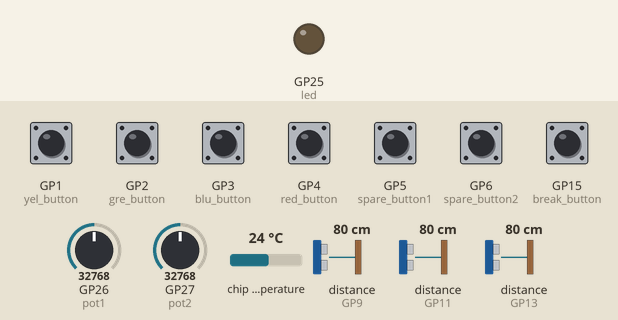
A program run on a simulated Raspberry Pi Pico running MicroPython. Parts: output pins drawn as LEDs (lit = HIGH). The inputs (shaded band) are chosen by the test bench; at power-on: GP1 (yel_button), GP2 (gre_button), GP3 (blu_button), GP4 (red_button), GP5 (spare_button1), GP6 (spare_button2), GP15 (break_button) HIGH, GP26 (pot1) = 32768, GP27 (pot2) = 32768, chip temperature 24 °C, distance to the obstacle (sensors on GP9, GP11, GP13) 80 cm (analog values on the 0–65535 scale). The echo pulse lasts 58.3 µs per cm; the interpreter's speed is modelled, so counts of loop turns are approximate; pins used as bus, display or sensor lines are not drawn; what the program prints to the serial console is not drawn.

Above: at 1.2 s.
1.3 s: GP26 (pot1) set to 28272
2.8 s: GP26 (pot1) set to 27072
At 4.1 s:
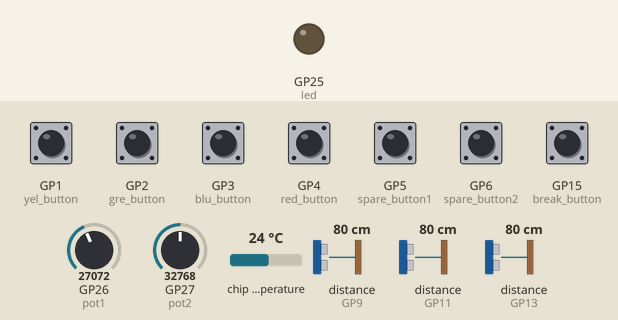
4.4 s: GP1 (yel_button) pulled LOW for 0.15 s
At 6.4 s:
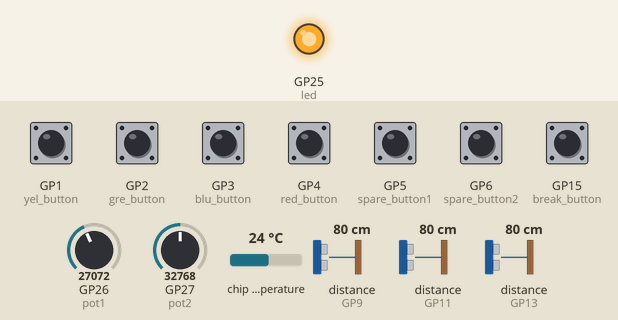
7.5 s: GP2 (gre_button) pulled LOW for 0.15 s
At 7.67 s:
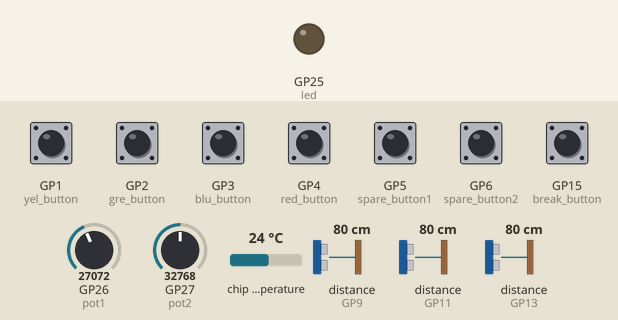
9.2 s: GP3 (blu_button) pulled LOW for 0.15 s
At 10.1 s:
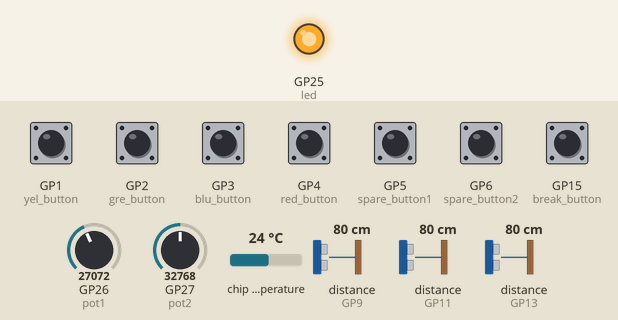
10.9 s: GP1 (yel_button) pulled LOW for 1 s
At 13.0 s:
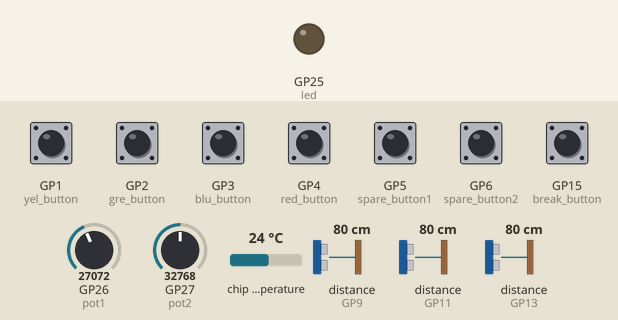
Timing chart, 0 to 14.4 s (numbered marks = the images above; inputs shaded):
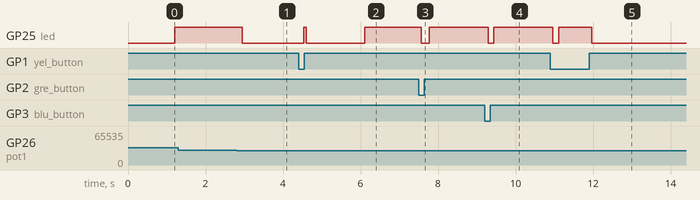

The program:

Paint_Shaker.py
```python
from machine import Pin, ADC, I2C, PWM, Timer
import machine
import time
import math
import array
import random
import _thread
import gc

COMMS_ACTIVE = const(0)   # turn on/off the I2C comms.
DEBUG_ACTIVE = const(1)   # 1 second print message of Debug count.
TIMERS_ACTIVE = const(1)  # turn off timers and Interrupt initialisation
PRINT_ACTIVE = const(1)   # turn off printing of some messages
CONVERSION33 = 3.3/65535  # conversion for 3.3 volts and unsigned 16.
Debug_Count = 0           # Count in main loop. gives an idea of spare capacity.
Message_String = []       # IC2 message to be sent from this central to the peripherals
data_lock=_thread.allocate_lock()
thread_please_exit = 0
UISweepFlag = False       # Timer flags initialise to False. Timer will turn them on.
CommsSendFlag = False
DebugFlag = False
# globals for data tfer
xv=0
xva=0
yv=0
yva=0
zv=0
zva=0

#-- Pins -------------------
tilt_switch = Pin(0, Pin.IN, Pin.PULL_UP)
# Servo motors tbd
#servo1 = Servo(8,1200,8100,1,179)  # blue server 1200 - 8100 ( from the dfrobot kit)
#servo2 = Servo(9,1700,8100,1,179)  # balck servo 1700 - 8100 ( from the sparkfun kit)
# UI buttons
yel_button = Pin(1, Pin.IN ,Pin.PULL_UP)
gre_button = Pin(2, Pin.IN ,Pin.PULL_UP)
blu_button = Pin(3, Pin.IN ,Pin.PULL_UP)
red_button = Pin(4, Pin.IN ,Pin.PULL_UP)
spare_button1 = Pin(5, Pin.IN ,Pin.PULL_UP)
spare_button2 = Pin(6, Pin.IN ,Pin.PULL_UP)
# pins 9..14 3xHC-S04
#x = HCSR04(trigger_pin=10, echo_pin=9)
#y = HCSR04(trigger_pin=12, echo_pin=11)
#z = HCSR04(trigger_pin=14, echo_pin=13)
break_button = Pin(15, Pin.IN ,Pin.PULL_UP)   # Break button used to exit main loop
# GPIO16
# GPIO17
i2c = I2C(id=1,scl=Pin(19),sda=Pin(18),freq=400000)     # I2C1
# Motor pins (the shaker)
#motora1=Pin(19,Pin.OUT)   # to motor controllor to set direction
#motora2=Pin(20,Pin.OUT)   # to motor controllor to set direction
#shaker=PWM(Pin(21))       # to motor controllor to set rpm
led = Pin(25, Pin.OUT)    # Pico hardwired
pot1 = ADC(0)             # GPPIO26 potentiometer 1
pot2 = ADC(1)             # GPPIO27 potentiometer 2
# available ADC(2) GPPIO28
volt = ADC(3)             # Pico hardwired
temp = ADC(4)             # Pico hardwired

# UI control values array.
YELLOW_BUTTON = const(0)
GREEN_BUTTON = const(1)
BLUE_BUTTON = const(2)
RED_BUTTON = const(3)
A_POT = const(4)
B_POT = const(5)
VOLTS = const(6)
TEMPERATURE = const(7)
SPARE_BUTTON1 = const(8)
SPARE_BUTTON2 = const(9)
BREAK_BUTTON = const(10)
TILT_SWITCH = const(11)
SR0401 = const(12)
SR0402 = const(13)
SR0403 = const(14)
ctl=array.array('i',[]) # u16
for I in range(15):
  ctl.append(0)
ctl[BREAK_BUTTON] = 1   # set to 1 so main loop can be a simple while check.

# staging variables & initialise.
time.sleep(0.1)
peripheral_list = i2c.scan()    # scan for devices on start up.

# ----- start of classes  ---------------

class HCSR04:
    # class variables
    SAMPLES_COUNT = const(3)    # use this many samples when calculating average.
    DATA_SIZE = const(10)       # size of cicular data store of measurments
    TIMEOUT = const(9000)       # ignore things further than this.

    def __init__(self, trigger_pin, echo_pin):
        self.trigger_pin = Pin(trigger_pin, Pin.OUT )
        self.echo_pin = Pin(echo_pin,Pin.IN, Pin.PULL_UP)
        self._measurement_array=array.array('i',[])  # circular data store. storing mm
        for i in range(HCSR04.DATA_SIZE):
            self._measurement_array.append(0)
        self._data_index = 0                  # current/latest measurement index
        self.v=0
        self.va=0

    def __set_value(self,val,vala):
            self.v = val
            self.va = vala

    def __add_measurement(self,measurement):
        self._data_index  = int((self._data_index  + 1) % HCSR04.DATA_SIZE)
        self._measurement_array[self._data_index] = measurement  # add into circular data cache
        new_avg = 0
        for i in range(0, SAMPLES_COUNT,1):
            new_avg = new_avg + self._measurement_array[((self._data_index - i) + HCSR04.DATA_SIZE ) % HCSR04.DATA_SIZE ]
        new_avg = int(new_avg / HCSR04.SAMPLES_COUNT)
        self.__set_value(measurement,new_avg)

    def single_measurement(self):
        self.trigger_pin.high()
        time.sleep_us(10)
        self.trigger_pin.low()
        echotime = machine.time_pulse_us(self.echo_pin, 1, HCSR04.TIMEOUT)
        if echotime < 0:
            echotime = 0
        self.__add_measurement( (int( 10 * (echotime) * 0.0343 ) ) )

    def get_value(self):
        return self.v

    def get_value_averaged(self):
        return self.va

# end of classs HCSR04 ------------------


# ----- start of functions --------------

def PinToCelsuis(p):
  reading = p * CONVERSION33
  temperature_in_c = 37 - (reading - 0.706)/0.001721
  return temperature_in_c

def PinToVolts(p):
  volts = p * CONVERSION33
  return volts

def free(full=False):
  gc.collect()
  F = gc.mem_free()
  A = gc.mem_alloc()
  T = F+A
  P = '{0:.2f}%'.format(F/T*100)
  if not full: return P
  else : return ('Total:{0} Free:{1} ({2})'.format(T,F,P))

# Commms Timer
def CommsSendTick(t):
  global CommsSendFlag
  CommsSendFlag = True

def CommsSend():
    global Message_String, CommsSendFlag
    CommsSendFlag=False
    if len(Message_String) > 0:               # any messages to send. Quick exit most of the time.
      if PRINT_ACTIVE:
        print(Message_String,end='')
      if COMMS_ACTIVE:                      # the comms message string is always built. Turning it off just stops the printing and sending.
        A=i2c.writevto                      # preload function.
        for i in peripheral_list:
          try:
            A(i,Message_String)
          except:
            print("error transmitting")
      Message_String.clear()                # empty the list for new messages.
      led.toggle()

# UI functions.
def checkbutton(old, new, label):
    global Message_String
    # has button changed
    if old != new:
        Message_String.append(label)
        Message_String.append(str(new)) # add to I2C message string
        return new
    return old

def checkpot(old, new, label):
    global Message_String
    # potentiometer broken up into intervals
    if (int(new/60) != int(old/60) and (abs(new-old)>5000)):  # lots of bounce and wobble in these pots so big intervals like 5000.
        Message_String.append(label)
        Message_String.append(str(new))   # add to I2c message string
        return new
    return old

def UICheckTick(t):
  global UISweepFlag
  UISweepFlag=True

# UI Timer
def UISweep():
    global UISweepFlag, xva, yva, zva
    # push current values into the controls array. Call functions to add any values to I2C message.
    ctl[YELLOW_BUTTON] = checkbutton(ctl[YELLOW_BUTTON], yel_button.value(), "ye")
    ctl[GREEN_BUTTON] = checkbutton(ctl[GREEN_BUTTON], gre_button.value(), "gr")
    ctl[BLUE_BUTTON] = checkbutton(ctl[BLUE_BUTTON], blu_button.value(), "bl")
    ctl[RED_BUTTON] = checkbutton(ctl[RED_BUTTON], red_button.value(), "re")
    ctl[A_POT] = checkpot(ctl[A_POT], pot1.read_u16(), "PA")
    ctl[B_POT] = checkpot(ctl[B_POT], pot2.read_u16(), "PB")
    ctl[VOLTS] = volt.read_u16()
    ctl[TEMPERATURE] = temp.read_u16()
    ctl[SPARE_BUTTON1] = checkbutton(ctl[SPARE_BUTTON1], (spare_button1.value()), "Spare1")
    ctl[SPARE_BUTTON2] = checkbutton(ctl[SPARE_BUTTON2], (spare_button2.value()), "Spare2")
    ctl[BREAK_BUTTON] = break_button.value()
    ctl[TILT_SWITCH] = checkbutton(ctl[TILT_SWITCH], (tilt_switch.value()), "Tilt")
    if data_lock.acquire(0):
      xtemp = xva
      ytemp = yva
      ztemp = zva
      data_lock.release()
      ctl[SR0401] = checkbutton(ctl[SR0401], xtemp, "X")
      ctl[SR0402] = checkbutton(ctl[SR0402], ytemp, "Y")
      ctl[SR0403] = checkbutton(ctl[SR0403], ztemp, "Z")
    UISweepFlag=False

def ServoTick(t):
  global servo1, servo2
  #servo1.move_to(int(ctl[A_POT]/365),0)
  #servo2.move_to(int(ctl[B_POT]/365),0)

def MotorTick(t):
  global shaker, ctl                # set motor shake if buttons are pressed or something is in front of the HC-SR04
  if 1 ^ ctl[YELLOW_BUTTON] == 1:   # XOR with 1 to flip 0 <-> 1 and vica versa
    shaker.duty_u16(12000)
  elif 1 ^ ctl[GREEN_BUTTON] == 1:  # fast
    shaker.duty_u16(19000)
  elif 1 ^ ctl[BLUE_BUTTON] == 1:   # faster
    shaker.duty_u16(24000)
  elif 1 ^ ctl[RED_BUTTON] == 1:    # fastest
    shaker.duty_u16(60000)
  elif ctl[DISTANCE1] < 1000:       # less than a meter from echo so set speed depending on closeness
    shaker.duty_u16(65535 - int((ctl[DISTANCE1]*30)))
  else:
    shaker.duty_u16(0)              # no shake for you

def DebugTick(t):
  global DebugFlag
  DebugFlag=True

def Debug():
  global Debug_Count, ctl, DebugFlag
  if DEBUG_ACTIVE:      # flash the LED and print semi interesting stuff.
    led.toggle()
    if PRINT_ACTIVE:
      print("Debug count = ", Debug_Count,"Temp=", PinToCelsuis(ctl[TEMPERATURE]), "Volt=", PinToVolts(ctl[VOLTS]),  gc.mem_alloc(), gc.mem_free(), free(True),_thread.stack_size() )
  Debug_Count = 0
  DebugFlag=False

# ----- end of functions ------------------------
# ----- HCSR04 -----------------------
HCSO4CollectFlag = False
HCSRO4id = 0
x = HCSR04(trigger_pin=10, echo_pin=9)
y = HCSR04(trigger_pin=12, echo_pin=11)
z = HCSR04(trigger_pin=14, echo_pin=13)

def HCSR04Tick(t):
  global HCSO4CollectFlag
  HCSO4CollectFlag = True

def HCSR04Collect(index):
    global thread_please_exit, xva, yva, zva, xv, yv, zv, x,y,z
    if index == 0:
      x.single_measurement()
      _xv = x.get_value()
      _xva = x.get_value_averaged()
      if data_lock.acquire(0):
        xv = _xv
        xva = _xva
        data_lock.release()
    if index == 1:
      y.single_measurement()
      _yv = y.get_value()
      _yva = y.get_value_averaged()
      if data_lock.acquire(0):
        yv = _yv
        yva = _yva
    if index ==2:
      z.single_measurement()
      _zv = z.get_value()
      _zva = z.get_value_averaged()
      if data_lock.acquire(0):
        zv = _zv
        zva = _zva
        data_lock.release()

# Timers and interrupts
if TIMERS_ACTIVE:
  # Long startup time for first timers.
  UITimer=Timer()
  UITimer.init(mode=Timer.ONE_SHOT, period=1000, callback=UICheckTick) # Sweep through all the UI buttons and pots.

  #ServoTimer=Timer()
  #ServoTimer.init(mode=Timer.PERIODIC, freq=51, callback=ServoTick)   # Operates at 50 hertz. Value needs to be continually sent till servo is in position.

  #MotorTimer=Timer()
  #MotorTimer.init(mode=Timer.PERIODIC, freq=18, callback=MotorTick)   # Lower frequency, still faster than UI timer for a good feel. Value is remembered by controller.

  CommsTimer=Timer()  # intial timer to give I2C time to start. Plus a bit after UItimer.
  CommsTimer.init(mode=Timer.ONE_SHOT, period=1100, callback=CommsSendTick)

  DebugTimer=Timer()
  DebugTimer.init(mode=Timer.ONE_SHOT, period=6000, callback=DebugTick)    # 1 second count of main loop.

  HCSR04Timer=Timer()
  HCSR04Timer.init(mode=Timer.ONE_SHOT, period=360, callback=HCSR04Tick)   # collect

# main loop here ------------
if PRINT_ACTIVE:
  print('Starting...terminate with break button or Ctl+C.')
while ctl[BREAK_BUTTON]:
  Debug_Count+=1
  if UISweepFlag:
    UISweep()
    UITimer.init(mode=Timer.ONE_SHOT, period=100, callback=UICheckTick)     # 10 times / second
  if CommsSendFlag:
    CommsSend()
    CommsTimer.init(mode=Timer.ONE_SHOT, period=70, callback=CommsSendTick) # more than UI sweep.
  if DebugFlag:
    Debug()
    DebugTimer.init(mode=Timer.ONE_SHOT, period=5000, callback=DebugTick)  # 5 seconds
  if HCSO4CollectFlag:
    HCSRO4id = (HCSRO4id + 1 ) % 3
    HCSR04Collect(HCSRO4id)
    HCSR04Timer.init(mode=Timer.ONE_SHOT, period=60, callback=HCSR04Tick)   # 60 milliseconds btween echos

# finish up -----------------
thread_please_exit = 1
if PRINT_ACTIVE:
  print('Finishing...')
#shaker.duty_u16(0)
# turn off timers
UITimer.deinit()
CommsTimer.deinit()
DebugTimer.deinit()
HCSR04Timer.deinit()
#ServoTimer.deinit()
#MotorTimer.deinit()
#EchoTimer.deinit()
# turn off servos
#servo1.deinit()
#servo2.deinit()
#shaker.deinit()
time.sleep(2)
if PRINT_ACTIVE:
  print('Done.')
```

Measured:
- after the input at 1.3 s, every drawn part: stays the same
- after the input at 2.8 s, GP25 (led): HIGH → LOW after 0.14 s
- after the input at 4.4 s, GP25 (led): LOW → HIGH after 0.13 s instead of 1.7 s
- after the input at 7.5 s, GP25 (led): HIGH → LOW after 0.06 s, → HIGH 0.22 s later
- after the input at 9.2 s, GP25 (led): HIGH → LOW after 0.10 s, → HIGH 0.14 s later
- after the input at 10.9 s, GP25 (led): HIGH → LOW after 0.06 s instead of 0.21 s
